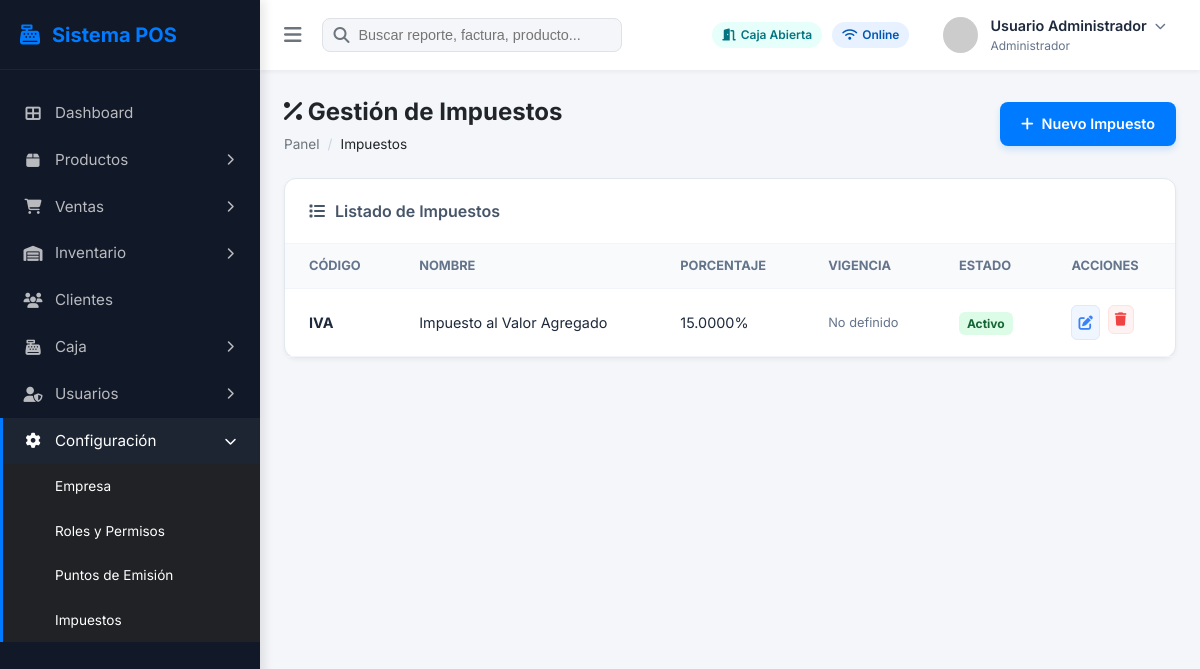
/modules/config/impuestos.php (signed in), run on the app's committed database.
### tables this page shows
CREATE TABLE IF NOT EXISTS `impuestos` (
  `id` int NOT NULL AUTO_INCREMENT,
  `codigo` varchar(20) NOT NULL,
  `nombre` varchar(100) NOT NULL,
  `porcentaje` decimal(6,4) NOT NULL,
  `vigenteDesde` date DEFAULT NULL,
  `vigenteHasta` date DEFAULT NULL,
  `activo` tinyint(1) NOT NULL DEFAULT '1',
  `descripcion` varchar(255) DEFAULT NULL,
  PRIMARY KEY (`id`),
  KEY `idx_codigo_vigencia` (`codigo`,`activo`,`vigenteDesde`,`vigenteHasta`)
);

### modules/config/impuestos.php (the view, shortened to what this page needs)
<?php
require_once '../../includes/db.php';
$action = $_GET['action'] ?? 'list';
$impuestos = [];
if ($action === 'list') {
    $stmt = $pdo->query("SELECT * FROM impuestos ORDER BY codigo ASC");
    $impuestos = $stmt->fetchAll();
}
?>
<!DOCTYPE html>
<html lang="es">
<head>
    <link rel="stylesheet" href="https://cdnjs.cloudflare.com/ajax/libs/font-awesome/6.4.0/css/all.min.css">
    <link rel="stylesheet" href="../../assets/css/style.css">
</head>
<body>
    <div class="app-container">
        <?php
        $root = '../../';
        include $root . 'includes/sidebar.php';
        ?>
        <main class="main-content">
            <?php include $root . 'includes/navbar.php'; ?>
            <div class="content-wrapper">
                <div class="page-header" style="display: flex; justify-content: space-between; align-items: center;">
                    <div>
                        <h1><i class="fas fa-percent"></i> Gestión de Impuestos</h1>
                        <nav aria-label="breadcrumb">
                            <ol class="breadcrumb">
                                <li class="breadcrumb-item"><a href="../../index.php">Panel</a></li>
                                <li class="breadcrumb-item active">Impuestos</li>
                            </ol>
                        </nav>
                    </div>
                    <?php if ($action === 'list'): ?>
                        <a href="?action=new" class="btn btn-primary"><i class="fas fa-plus"></i> Nuevo Impuesto</a>
                    <?php else: ?>
                        <a href="?action=list" class="btn btn-secondary"><i class="fas fa-arrow-left"></i> Volver</a>
                    <?php endif; ?>
                </div>
                <?php if ($action === 'list'): ?>
                    <div class="tax-card">
                        <div class="tax-card-header">
                            <h2><i class="fas fa-list"></i> Listado de Impuestos</h2>
                        </div>
                        <div style="overflow-x: auto;">
                            <table class="tax-table">
                                <thead>
                                    <tr>
                                        <th>Código</th>
                                        <th>Nombre</th>
                                        <th>Porcentaje</th>
                                        <th>Vigencia</th>
                                        <th>Estado</th>
                                        <th>Acciones</th>
                                    </tr>
                                </thead>
                                <tbody>
                                    <?php if (empty($impuestos)): ?>
                                        <tr>
                                            <td colspan="6" style="text-align: center; color: #64748b;">No hay impuestos
                                                registrados.</td>
                                        </tr>
                                    <?php else: ?>
                                        <?php foreach ($impuestos as $i): ?>
                                            <tr>
                                                <td style="font-weight: 700; color: #1e293b;">
                                                    <?php echo htmlspecialchars($i['codigo']); ?>
                                                </td>
                                                <td><?php echo htmlspecialchars($i['nombre']); ?></td>
                                                <td><?php echo number_format($i['porcentaje'] * 100, 4); ?>%</td>
                                                <td style="font-size: 0.8rem; color: #64748b;">
                                                    <?php
                                                    if ($i['vigenteDesde']) {
                                                        echo date('d/m/Y', strtotime($i['vigenteDesde']));
                                                        if ($i['vigenteHasta']) {
                                                            echo " al " . date('d/m/Y', strtotime($i['vigenteHasta']));
                                                        } else {
                                                            echo " (Indefinido)";
                                                        }
                                                    } else {
                                                        echo "No definido";
                                                    }
                                                    ?>
                                                </td>
                                                <td>
                                                    <span class="<?php echo $i['activo'] ? 'badge-active' : 'badge-inactive'; ?>">
                                                        <?php echo $i['activo'] ? 'Activo' : 'Inactivo'; ?>
                                                    </span>
                                                </td>
                                                <td>
                                                    <div class="action-btns">
                                                        <a href="?action=edit&id=<?php echo $i['id']; ?>" class="btn-edit"
                                                            title="Editar">
                                                            <i class="fas fa-edit"></i>
                                                        </a>
                                                        <form method="POST" style="display:inline;"
                                                            onsubmit="return confirm('¿Está seguro de eliminar este impuesto?');">
                                                            <button type="submit" name="delete_tax" class="btn-delete"
                                                                title="Eliminar">
                                                                <i class="fas fa-trash"></i>
                                                            </button>
                                                        </form>
                                                    </div>
                                                </td>
                                            </tr>
                                        <?php endforeach; ?>
                                    <?php endif; ?>
                                </tbody>
                            </table>
                        </div>
                    </div>
                <?php endif; ?>
            </div>
        </main>
    </div>
</body>
</html>

### assets/css/style.css (style rules this page uses)
:root { --primary-color: #007bff; --primary-dark: #0056b3; --primary-light: #e7f1ff; --secondary-color: #6c757d; --accent-cyan: #17a2b8; --accent-teal: #20c997; --accent-green: #28a745; --accent-orange: #fd7e14; --accent-red: #dc3545; --bg-light: #f4f6f9; --bg-white: #ffffff; --text-main: #212529; --text-muted: #6c757d; --border-color: #dee2e6; --sidebar-width: 260px; --sidebar-collapsed-width: 70px; --navbar-height: 70px; --shadow-sm: 0 2px 4px rgba(0, 0, 0, 0.05); --shadow-md: 0 4px 6px rgba(0, 0, 0, 0.08); --shadow-lg: 0 10px 15px rgba(0, 0, 0, 0.1); }
* { margin: 0; padding: 0; box-sizing: border-box; }
body { font-family: 'Inter', sans-serif; background-color: var(--bg-light); color: var(--text-main); line-height: 1.5; overflow-x: hidden; }
.app-container { display: flex; min-height: 100vh; }
.main-content { flex: 1; margin-left: var(--sidebar-width); width: calc(100% - var(--sidebar-width)); transition: margin-left 0.3s cubic-bezier(0.4, 0, 0.2, 1); min-height: 100vh; display: flex; flex-direction: column; position: relative; }
.content-wrapper { padding: 24px; flex: 1; }
.page-header { margin-bottom: 24px; }
.page-header h1 { font-size: 1.5rem; font-weight: 700; margin-bottom: 4px; }
.breadcrumb { display: flex; gap: 8px; font-size: 0.85rem; color: var(--text-muted); list-style: none; padding: 0; }
.breadcrumb-item.active { color: var(--text-main); }
.breadcrumb-item+.breadcrumb-item::before { content: "/"; padding-right: 8px; color: #cbd5e1; }
.btn { display: inline-flex; align-items: center; justify-content: center; gap: 8px; padding: 10px 20px; border-radius: 8px; font-size: 0.9rem; font-weight: 600; cursor: pointer; transition: all 0.2s ease; border: 1px solid transparent; outline: none; font-family: inherit; }
.btn-primary { background: var(--primary-color); color: #fff; box-shadow: 0 4px 6px rgba(0, 123, 255, 0.15); }

### modules/config/impuestos.php (style rules this page uses)
.tax-card { background: #fff; border-radius: 12px; box-shadow: var(--shadow-sm); border: 1px solid #e2e8f0; margin-bottom: 24px; }
.tax-card-header { padding: 20px 24px; border-bottom: 1px solid #f1f5f9; display: flex; justify-content: space-between; align-items: center; }
.tax-card-header h2 { font-size: 1rem; font-weight: 600; color: #475569; display: flex; align-items: center; gap: 10px; }
.tax-table { width: 100%; border-collapse: collapse; }
.tax-table th { text-align: left; padding: 12px 24px; background: #f8fafc; color: #64748b; font-size: 0.8rem; font-weight: 700; text-transform: uppercase; border-bottom: 1px solid #f1f5f9; }
.tax-table td { padding: 16px 24px; border-bottom: 1px solid #f1f5f9; font-size: 0.9rem; color: #1e293b; }
.badge-active { background: #dcfce7; color: #166534; padding: 4px 8px; border-radius: 6px; font-size: 0.75rem; font-weight: 700; }
.action-btns { display: flex; gap: 8px; }
.btn-edit { color: #3b82f6; background: #eff6ff; border: 1px solid #dbeafe; padding: 6px; border-radius: 6px; }
.btn-delete { color: #ef4444; background: #fef2f2; border: 1px solid #fee2e2; padding: 6px; border-radius: 6px; }

### data on the page
impuestos: codigo "IVA", nombre "Impuesto al Valor Agregado", $i['porcentaje']*100 "15.0000", shows "No definido", activo "Activo"

### other printed values
$_SESSION['user_name'] "Usuario Administrador"
$_SESSION['role'] "Administrador"
